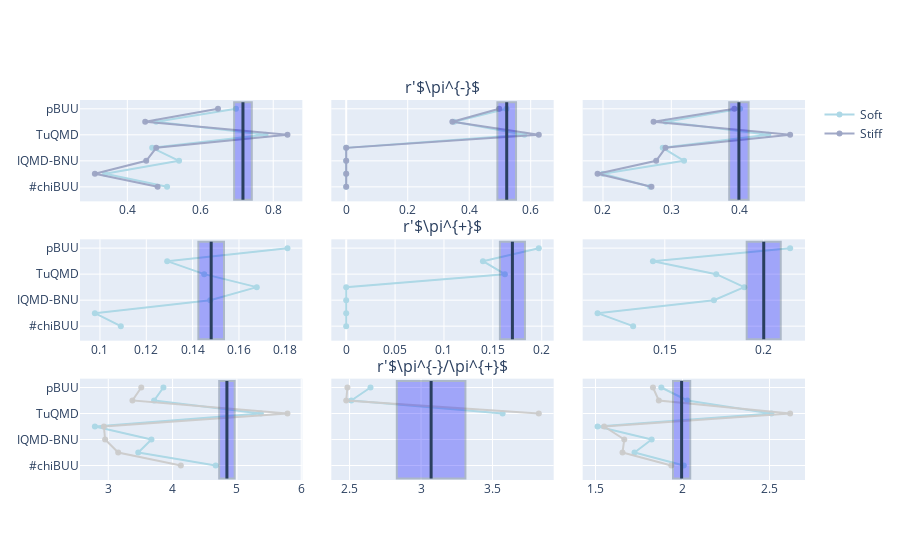

The cell this chart's notebook holds for it:
### Code cell
# Add mean line for data measurment

pim_132 = .717
pip_132 = .148
ratio_132 = pim_132/pip_132

pim_124 = .522
pip_124 = .17
ratio_124 = pim_124/pip_124

pim_108 = .399
pip_108 = .2
ratio_108 = pim_108/pip_108

#error bars
pim_err_132 = .0242
pip_err_132 = .00553
ratio_err_132 = .12

pim_err_124 = .0303
pip_err_124 = .0128
ratio_err_124 = .24

pim_err_108 = .0142
pip_err_108 = .0086
ratio_err_108 = .0495

y0 = -1
y1 = 6.5


#rectangle represents error bar
fig.add_shape(type="rect", fillcolor='blue', opacity=.3, xref="x1", yref="y1",
            x0=pim_132-pim_err_132, y0=y0, x1=pim_132+pim_err_132, y1=y1)

fig.add_shape(type="rect", fillcolor='blue', opacity=.3, xref="x2", yref='y2',
             x0=pim_124-pim_err_124, y0=y0, x1=pim_124+pim_err_124, y1=y1)

fig.add_shape(type="rect", fillcolor='blue', opacity=.3, xref="x3", yref="y3",
             x0=pim_108-pim_err_108, y0=y0, x1=pim_108+pim_err_108, y1=y1)
        
fig.add_shape(type="rect", fillcolor='blue', opacity=.3, xref="x4", yref="y4",
            x0=pip_132-pip_err_132, y0=y0, x1=pip_132+pip_err_132, y1=y1)

fig.add_shape(type="rect", fillcolor='blue', opacity=.3, xref="x5", yref='y5',
             x0=pip_124-pip_err_124, y0=y0, x1=pip_124+pip_err_124, y1=y1)

fig.add_shape(type="rect", fillcolor='blue', opacity=.3, xref="x6", yref="y6",
             x0=pip_108-pip_err_108, y0=y0, x1=pip_108+pip_err_108, y1=y1)

fig.add_shape(type="rect", fillcolor='blue', opacity=.3, xref="x7", yref="y7",
            x0=ratio_132-ratio_err_132, y0=y0, x1=ratio_132+ratio_err_132, y1=y1)

fig.add_shape(type="rect", fillcolor='blue', opacity=.3, xref="x8", yref='y8',
             x0=ratio_124-ratio_err_124, y0=y0, x1=ratio_124+ratio_err_124, y1=y1)

fig.add_shape(type="rect", fillcolor='blue', opacity=.3, xref="x9", yref="y9",
             x0=ratio_108-ratio_err_108, y0=y0, x1=ratio_108+ratio_err_108, y1=y1)

        
        #lines represent mean value of measurment
fig.add_shape(type="line", xref="x1", yref="y1",
            x0=pim_132, y0=y0, x1=pim_132, y1=y1, line_width=3)

fig.add_shape(type="line", xref="x2", yref='y2',
             x0=pim_124, y0=y0, x1=pim_124, y1=y1, line_width=3)

fig.add_shape(type="line", xref="x3", yref="y3",
             x0=pim_108, y0=y0, x1=pim_108, y1=y1, line_width=3)

fig.add_shape(type="line", xref="x4", yref="y4",
            x0=pip_132, y0=y0, x1=pip_132, y1=y1, line_width=3)
    
fig.add_shape(type="line", xref="x5", yref='y5',
             x0=pip_124, y0=y0, x1=pip_124, y1=y1, line_width=3)

fig.add_shape(type="line", xref="x6", yref="y6",
             x0=pip_108, y0=y0, x1=pip_108, y1=y1, line_width=3)
        
fig.add_shape(type="line", xref="x7", yref="y7",
            x0=ratio_132, y0=y0, x1=ratio_132, y1=y1, line_width=3)

fig.add_shape(type="line", xref="x8", yref='y8',
             x0=ratio_124, y0=y0, x1=ratio_124, y1=y1, line_width=3)

fig.add_shape(type="line", xref="x9", yref="y9",
             x0=ratio_108, y0=y0, x1=ratio_108, y1=y1, line_width=3)

### Figure 1 — Plotly figure (JSON) as saved in the notebook; plotly's stock layout.template omitted (floating-point values rounded to 4 significant figures)
{"data": [{"marker": {"color": "lightblue", "line": {"color": "rgba(156, 165, 196, 1.0)"}}, "name": "Soft", "type": "scatter", "x": [0.509, 0.339, 0.5418, 0.4681, 0.779, 0.479, 0.6979], "xaxis": "x", "y": ["#chiBUU", "AMD+JAM", "IQMD-BNU", "SMASH", "TuQMD", "UrQMD", "pBUU"], "yaxis": "y"}, {"marker": {"color": "lightblue", "line": {"color": "rgba(156, 165, 196, 1.0)"}}, "name": "Soft", "showlegend": false, "type": "scatter", "x": [0, 0, 0, 0, 0.5795, 0.3513, 0.5213], "xaxis": "x2", "y": ["#chiBUU", "AMD+JAM", "IQMD-BNU", "SMASH", "TuQMD", "UrQMD", "pBUU"], "yaxis": "y2"}, {"marker": {"color": "lightblue", "line": {"color": "rgba(156, 165, 196, 1.0)"}}, "name": "Soft", "showlegend": false, "type": "scatter", "x": [0.269, 0.2, 0.3187, 0.2875, 0.442, 0.292, 0.4007], "xaxis": "x3", "y": ["#chiBUU", "AMD+JAM", "IQMD-BNU", "SMASH", "TuQMD", "UrQMD", "pBUU"], "yaxis": "y3"}, {"marker": {"color": "rgba(156, 165, 196, 0.95)", "line": {"color": "rgba(156, 165, 196, 1.0)"}}, "name": "Stiff", "type": "scatter", "x": [0.483, 0.311, 0.4518, 0.4792, 0.839, 0.449, 0.6486], "xaxis": "x", "y": ["#chiBUU", "AMD+JAM", "IQMD-BNU", "SMASH", "TuQMD", "UrQMD", "pBUU"], "yaxis": "y"}, {"marker": {"color": "rgba(156, 165, 196, 0.95)", "line": {"color": "rgba(156, 165, 196, 1.0)"}}, "name": "Stiff", "showlegend": false, "type": "scatter", "x": [0, 0, 0, 0, 0.6264, 0.3452, 0.4975], "xaxis": "x2", "y": ["#chiBUU", "AMD+JAM", "IQMD-BNU", "SMASH", "TuQMD", "UrQMD", "pBUU"], "yaxis": "y2"}, {"marker": {"color": "rgba(156, 165, 196, 0.95)", "line": {"color": "rgba(156, 165, 196, 1.0)"}}, "name": "Stiff", "showlegend": false, "type": "scatter", "x": [0.271, 0.192, 0.2779, 0.2915, 0.474, 0.274, 0.3923], "xaxis": "x3", "y": ["#chiBUU", "AMD+JAM", "IQMD-BNU", "SMASH", "TuQMD", "UrQMD", "pBUU"], "yaxis": "y3"}, {"marker": {"color": "lightblue", "line": {"color": "rgba(217, 217, 217, 1.0)"}}, "name": "Soft", "showlegend": false, "type": "scatter", "x": [0.109, 0.0978, 0.1476, 0.1677, 0.145, 0.129, 0.1809], "xaxis": "x4", "y": ["#chiBUU", "AMD+JAM", "IQMD-BNU", "SMASH", "TuQMD", "UrQMD", "pBUU"], "yaxis": "y4"}, {"marker": {"color": "lightblue", "line": {"color": "rgba(217, 217, 217, 1.0)"}}, "name": "Soft", "showlegend": false, "type": "scatter", "x": [0, 0, 0, 0, 0.1623, 0.1399, 0.197], "xaxis": "x5", "y": ["#chiBUU", "AMD+JAM", "IQMD-BNU", "SMASH", "TuQMD", "UrQMD", "pBUU"], "yaxis": "y5"}, {"marker": {"color": "lightblue", "line": {"color": "rgba(217, 217, 217, 1.0)"}}, "name": "Soft", "showlegend": false, "type": "scatter", "x": [0.134, 0.116, 0.1748, 0.1902, 0.176, 0.144, 0.2133], "xaxis": "x6", "y": ["#chiBUU", "AMD+JAM", "IQMD-BNU", "SMASH", "TuQMD", "UrQMD", "pBUU"], "yaxis": "y6"}, {"marker": {"color": "lightblue", "line": {"color": "rgba(156, 165, 196, 1.0)"}}, "name": "Soft", "showlegend": false, "type": "scatter", "x": [4.67, 3.466, 3.671, 2.792, 5.372, 3.713, 3.857], "xaxis": "x7", "y": ["#chiBUU", "AMD+JAM", "IQMD-BNU", "SMASH", "TuQMD", "UrQMD", "pBUU"], "yaxis": "y7"}, {"marker": {"color": "lightblue", "line": {"color": "rgba(156, 165, 196, 1.0)"}}, "name": "Soft", "showlegend": false, "type": "scatter", "x": [null, null, null, null, 3.571, 2.512, 2.646], "xaxis": "x8", "y": ["#chiBUU", "AMD+JAM", "IQMD-BNU", "SMASH", "TuQMD", "UrQMD", "pBUU"], "yaxis": "y8"}, {"marker": {"color": "lightblue", "line": {"color": "rgba(156, 165, 196, 1.0)"}}, "name": "Soft", "showlegend": false, "type": "scatter", "x": [2.007, 1.724, 1.823, 1.512, 2.511, 2.028, 1.878], "xaxis": "x9", "y": ["#chiBUU", "AMD+JAM", "IQMD-BNU", "SMASH", "TuQMD", "UrQMD", "pBUU"], "yaxis": "y9"}, {"marker": {"color": "rgba(204, 204, 204, 0.95)", "line": {"color": "rgba(217, 217, 217, 1.0)"}}, "name": "Stiff", "showlegend": false, "type": "scatter", "x": [4.128, 3.154, 2.951, 2.932, 5.786, 3.376, 3.513], "xaxis": "x7", "y": ["#chiBUU", "AMD+JAM", "IQMD-BNU", "SMASH", "TuQMD", "UrQMD", "pBUU"], "yaxis": "y7"}, {"marker": {"color": "rgba(204, 204, 204, 0.95)", "line": {"color": "rgba(217, 217, 217, 1.0)"}}, "name": "Stiff", "showlegend": false, "type": "scatter", "x": [null, null, null, null, 3.824, 2.476, 2.485], "xaxis": "x8", "y": ["#chiBUU", "AMD+JAM", "IQMD-BNU", "SMASH", "TuQMD", "UrQMD", "pBUU"], "yaxis": "y8"}, {"marker": {"color": "rgba(204, 204, 204, 0.95)", "line": {"color": "rgba(217, 217, 217, 1.0)"}}, "name": "Stiff", "showlegend": false, "type": "scatter", "x": [1.936, 1.655, 1.665, 1.55, 2.619, 1.864, 1.83], "xaxis": "x9", "y": ["#chiBUU", "AMD+JAM", "IQMD-BNU", "SMASH", "TuQMD", "UrQMD", "pBUU"], "yaxis": "y9"}], "layout": {"annotations": [{"font": {"size": 16}, "showarrow": false, "text": "r'$\\pi^{-}$", "x": 0.5, "xanchor": "center", "xref": "paper", "y": 1, "yanchor": "bottom", "yref": "paper"}, {"font": {"size": 16}, "showarrow": false, "text": "r'$\\pi^{+}$", "x": 0.5, "xanchor": "center", "xref": "paper", "y": 0.6333, "yanchor": "bottom", "yref": "paper"}, {"font": {"size": 16}, "showarrow": false, "text": "r'$\\pi^{-}/\\pi^{+}$", "x": 0.5, "xanchor": "center", "xref": "paper", "y": 0.2667, "yanchor": "bottom", "yref": "paper"}], "shapes": [{"fillcolor": "blue", "opacity": 0.3, "type": "rect", "x0": 0.6928, "x1": 0.7412, "xref": "x", "y0": -1, "y1": 6.5, "yref": "y"}, {"fillcolor": "blue", "opacity": 0.3, "type": "rect", "x0": 0.4917, "x1": 0.5523, "xref": "x2", "y0": -1, "y1": 6.5, "yref": "y2"}, {"fillcolor": "blue", "opacity": 0.3, "type": "rect", "x0": 0.3848, "x1": 0.4132, "xref": "x3", "y0": -1, "y1": 6.5, "yref": "y3"}, {"fillcolor": "blue", "opacity": 0.3, "type": "rect", "x0": 0.1425, "x1": 0.1535, "xref": "x4", "y0": -1, "y1": 6.5, "yref": "y4"}, {"fillcolor": "blue", "opacity": 0.3, "type": "rect", "x0": 0.1572, "x1": 0.1828, "xref": "x5", "y0": -1, "y1": 6.5, "yref": "y5"}, {"fillcolor": "blue", "opacity": 0.3, "type": "rect", "x0": 0.1914, "x1": 0.2086, "xref": "x6", "y0": -1, "y1": 6.5, "yref": "y6"}, {"fillcolor": "blue", "opacity": 0.3, "type": "rect", "x0": 4.725, "x1": 4.965, "xref": "x7", "y0": -1, "y1": 6.5, "yref": "y7"}, {"fillcolor": "blue", "opacity": 0.3, "type": "rect", "x0": 2.831, "x1": 3.311, "xref": "x8", "y0": -1, "y1": 6.5, "yref": "y8"}, {"fillcolor": "blue", "opacity": 0.3, "type": "rect", "x0": 1.946, "x1": 2.045, "xref": "x9", "y0": -1, "y1": 6.5, "yref": "y9"}, {"line": {"width": 3}, "type": "line", "x0": 0.717, "x1": 0.717, "xref": "x", "y0": -1, "y1": 6.5, "yref": "y"}, {"line": {"width": 3}, "type": "line", "x0": 0.522, "x1": 0.522, "xref": "x2", "y0": -1, "y1": 6.5, "yref": "y2"}, {"line": {"width": 3}, "type": "line", "x0": 0.399, "x1": 0.399, "xref": "x3", "y0": -1, "y1": 6.5, "yref": "y3"}, {"line": {"width": 3}, "type": "line", "x0": 0.148, "x1": 0.148, "xref": "x4", "y0": -1, "y1": 6.5, "yref": "y4"}, {"line": {"width": 3}, "type": "line", "x0": 0.17, "x1": 0.17, "xref": "x5", "y0": -1, "y1": 6.5, "yref": "y5"}, {"line": {"width": 3}, "type": "line", "x0": 0.2, "x1": 0.2, "xref": "x6", "y0": -1, "y1": 6.5, "yref": "y6"}, {"line": {"width": 3}, "type": "line", "x0": 4.845, "x1": 4.845, "xref": "x7", "y0": -1, "y1": 6.5, "yref": "y7"}, {"line": {"width": 3}, "type": "line", "x0": 3.071, "x1": 3.071, "xref": "x8", "y0": -1, "y1": 6.5, "yref": "y8"}, {"line": {"width": 3}, "type": "line", "x0": 1.995, "x1": 1.995, "xref": "x9", "y0": -1, "y1": 6.5, "yref": "y9"}], "xaxis": {"anchor": "y", "domain": [0, 0.3067]}, "xaxis2": {"anchor": "y2", "domain": [0.3467, 0.6533]}, "xaxis3": {"anchor": "y3", "domain": [0.6933, 1]}, "xaxis4": {"anchor": "y4", "domain": [0, 0.3067]}, "xaxis5": {"anchor": "y5", "domain": [0.3467, 0.6533]}, "xaxis6": {"anchor": "y6", "domain": [0.6933, 1]}, "xaxis7": {"anchor": "y7", "domain": [0, 0.3067]}, "xaxis8": {"anchor": "y8", "domain": [0.3467, 0.6533]}, "xaxis9": {"anchor": "y9", "domain": [0.6933, 1]}, "yaxis": {"anchor": "x", "domain": [0.7333, 1]}, "yaxis2": {"anchor": "x2", "domain": [0.7333, 1], "matches": "y", "showticklabels": false}, "yaxis3": {"anchor": "x3", "domain": [0.7333, 1], "matches": "y", "showticklabels": false}, "yaxis4": {"anchor": "x4", "domain": [0.3667, 0.6333]}, "yaxis5": {"anchor": "x5", "domain": [0.3667, 0.6333], "matches": "y4", "showticklabels": false}, "yaxis6": {"anchor": "x6", "domain": [0.3667, 0.6333], "matches": "y4", "showticklabels": false}, "yaxis7": {"anchor": "x7", "domain": [0, 0.2667]}, "yaxis8": {"anchor": "x8", "domain": [0, 0.2667], "matches": "y7", "showticklabels": false}, "yaxis9": {"anchor": "x9", "domain": [0, 0.2667], "matches": "y7", "showticklabels": false}}}
